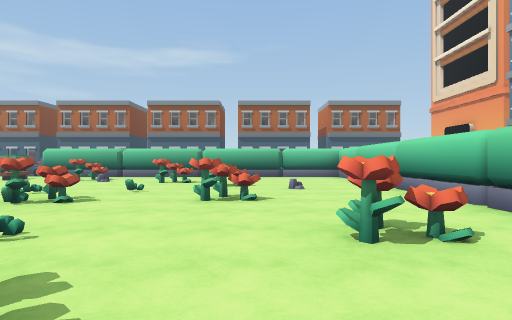
view 1 (above)

24 first-person views from a walk through a scene from a Unity 3-D project. The camera is 1.2 m above the floor, looks level and sees 75° across. The floor is counted in squares, 2 m on a side. Each view is taken from the middle of a square. On the plan, view 1 faces up. The plan holds only what a view shows up to about 10 squares ahead; the rest is blank. The place goes on beyond the plan. The player is left out.

view 2
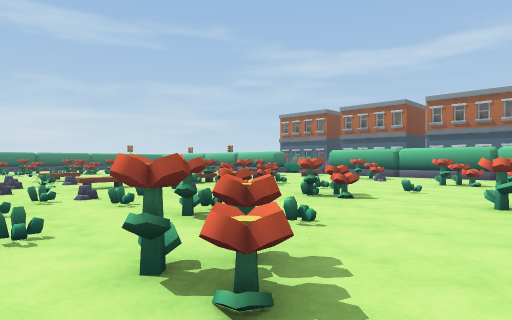

view 3
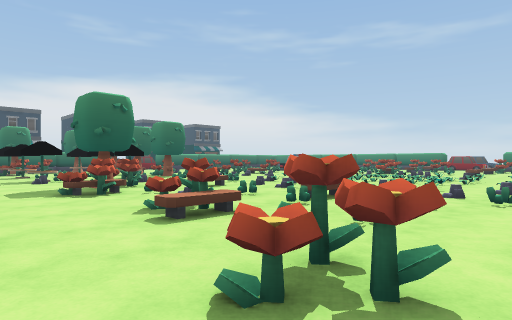

view 4
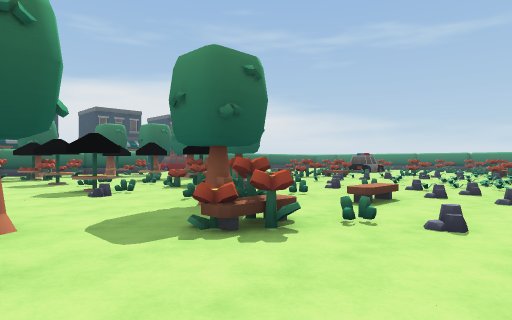

view 5
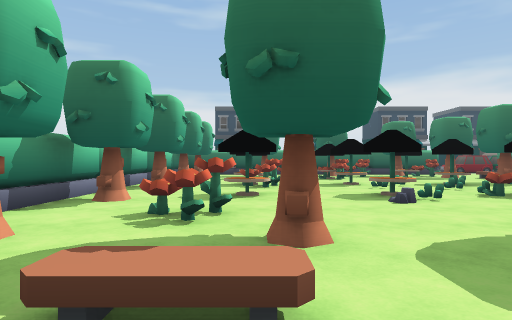

view 6
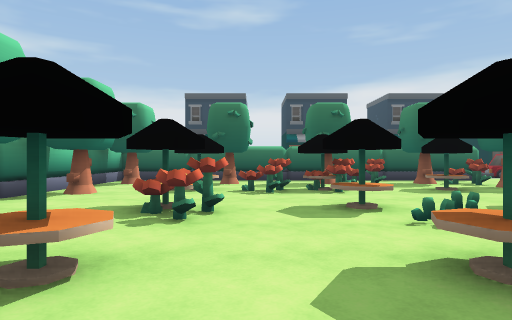

view 7
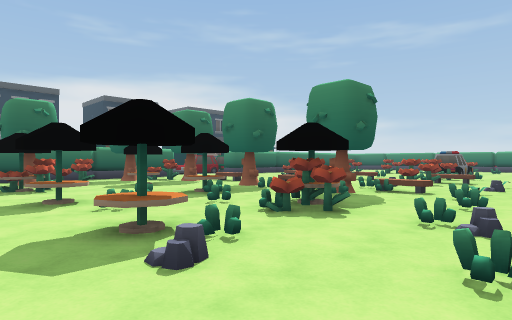

view 8
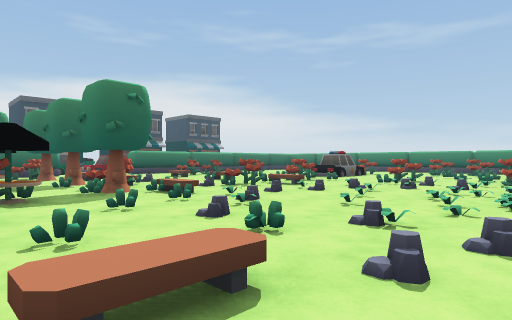

view 9
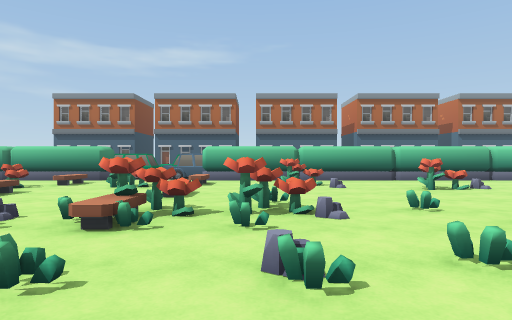

view 10
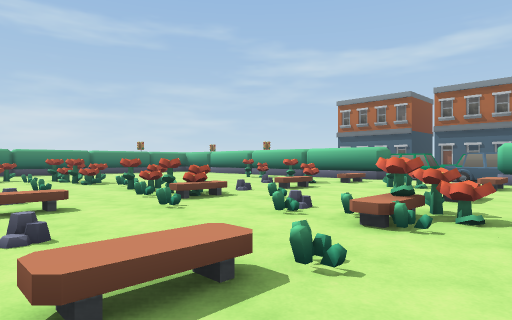

view 11
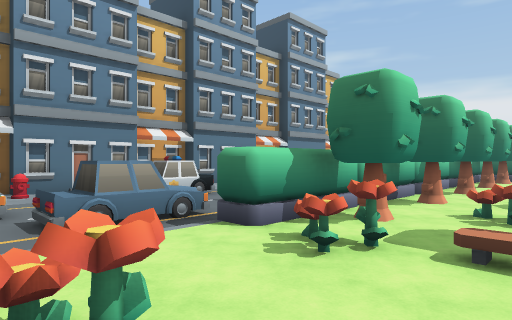

view 12
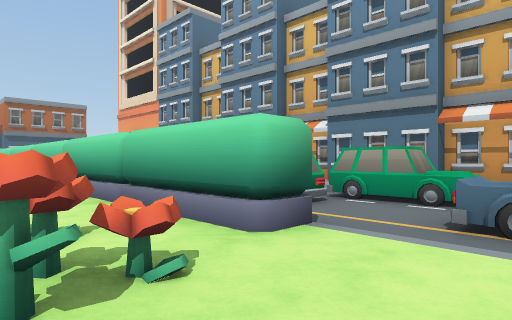

view 13
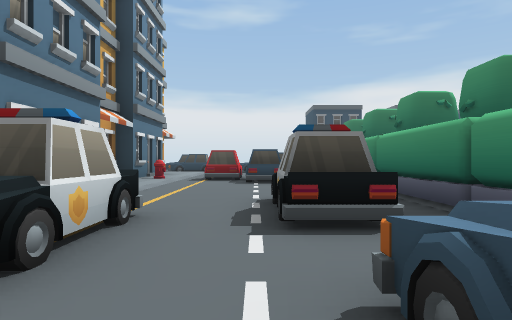

view 14
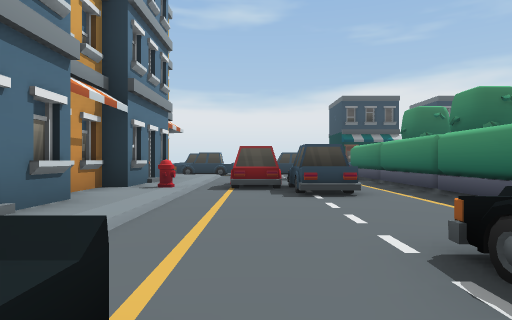

view 15
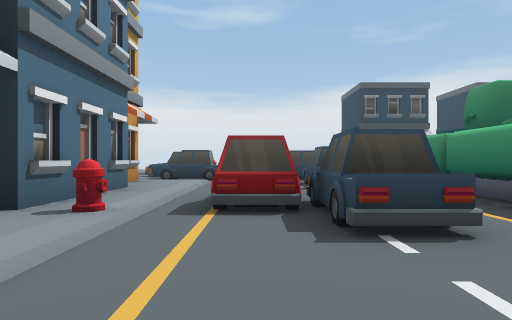

view 16
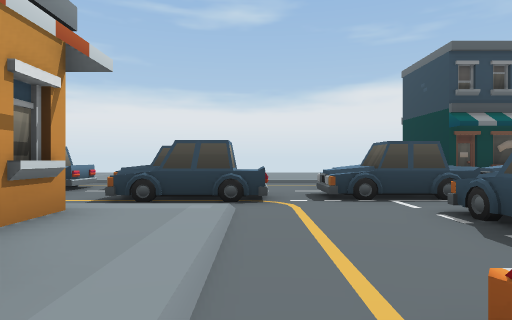

view 17
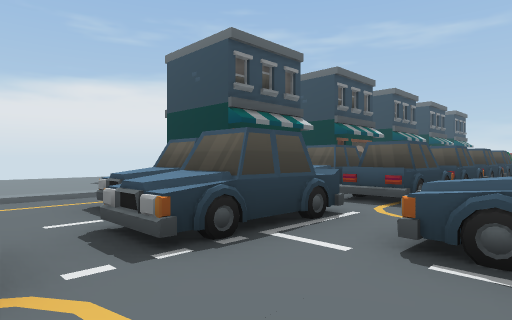

view 18
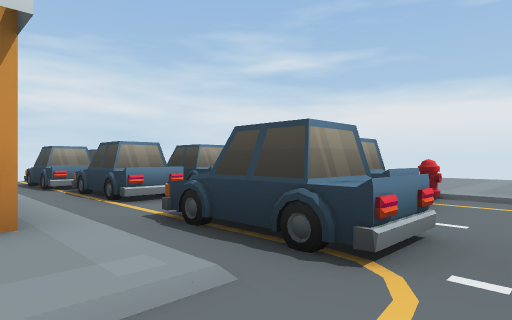

view 19
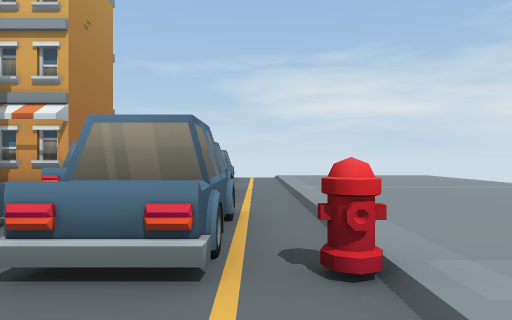

view 20
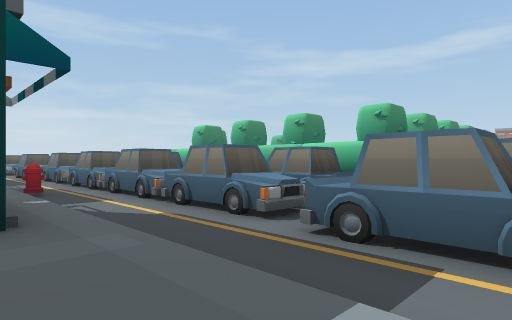

view 21
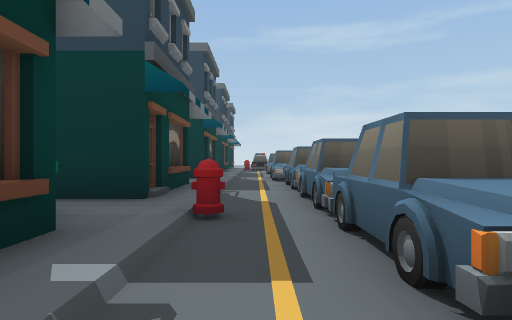

view 22
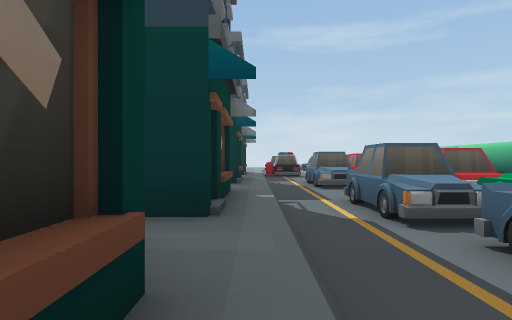

view 23
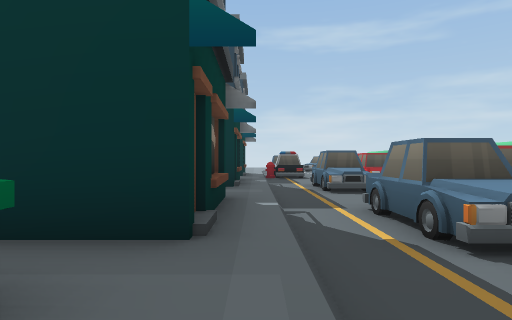

view 24
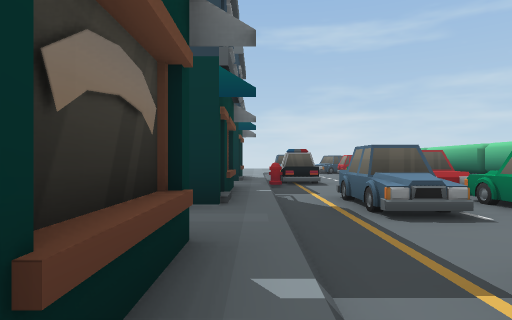

### Floor plan
Points are (right, up) in squares from view 1. A wall is a line through its corners. A room is listed if a view was taken in it or the views show most of it. See-through windows are left out.
Room 1 (views 1, 2, 3, 4, 5, 6, 7, 8, 9, 10, 11, 12)
walls: (2.9, -1.1) (2.9, 9.6); (-7.5, -16.7) (2.9, -16.7) (2.9, -3.9); (-10.5, 11.7) (-13.5, 11.7); (1.5, 11.7) (-7.5, 11.7)
ways out: opening at (-9, 12) to room 2; opening at (3, -2.5) to room 2
objects: other object (-14, -7); other object (-14, -5); other object (-14, -4); other object (-14, 5); other object (-13, -6); other object (-13, -5); other object (-12, -9); other object (-12, -6); other object (-12, -5); other object (-12, 5); other object (-12, 9); other object (-11, -7); other object (-11, -6); other object (-11, -5); other object (-11, -4); other object (-11, 0); other object (-11, 5); other object (-10, -9); other object (-10, -7); other object (-10, -6); other object (-10, -5); other object (-10, -4); other object (-10, -3); other object (-10, -1); other object (-10, 0); other object (-9, -6); other object (-9, -4); other object (-9, -2); other object (-9, -1); other object (-9, 10); other object (-8, -7); other object (-8, -5); other object (-8, -4); other object (-8, -3); other object (-8, -2); other object (-8, -1); other object (-8, 2); other object (-7, -14); other object (-7, -12); other object (-7, -10); other object (-7, -9); other object (-7, -6); other object (-7, -4); other object (-7, -3); other object (-7, 2); other object (-7, 6); other object (-6, -15); other object (-6, -5); other object (-6, -3); other object (-5, -16) to (-5, -15); other object (-5, -14); other object (-5, -11); other object (-5, -9); other object (-5, -8); other object (-5, 6); other object (-5, 10); other object (-3, -16); other object (-3, -15); other object (-3, -6) to (-3, -5); other object (-3, 2); other object (-3, 5); other object (-2, -14); other object (-2, -13); other object (-2, -11); other object (-2, -9) to (-2, -8); other object (-2, -4); other object (-2, -2); other object (-2, 9); other object (-1, 1); other object (-1, 5); other object (-1, 8); other object (0, -16) to (0, -15); other object (0, -14); other object (0, -11); other object (0, -10); other object (0, -9); other object (0, -6) to (0, -5); other object (1, -7); other object (1, -1); other object (1, 0); other object (1, 3); other object (2, -16) to (2, -15); other object (2, -13); other object (2, -11) to (2, -10); other object (2, -8); other object (2, -6) to (2, -5); other object (2, -4)
Room 2 (views 13, 14, 15, 16, 17, 18, 19, 20, 21, 22, 23, 24)
walls: (3.8, -5.9) (3.8, -16); (2.9, -3.9) (3.6, -3.9); (3.6, -1.1) (2.9, -1.1); (9.5, -5.5) (9.5, -2.5); (10, -1.9) (10, -0.5); (9.5, -10.5) (9.5, -9.3); (10, -12.5) (10, -11.1); (9.5, -13.8) (9.5, -12.5); (9.5, -15.5) (9.5, -14); (2.6, -17.5) (2, -17.5); (10, -17.5) (10, -16.5); (15, -17.6) (15, -15.8); (0.5, -23.6) (2.5, -23.6); (-0.5, -23.6) (0.1, -23.6); (-11.1, -17.5) (-11.9, -17.5); (-3.8, -23.6) (-2.5, -23.6) (-2.5, -24.7); (-5.5, -23.6) (-4.2, -23.6); (-7.5, -23.4) (-7.5, -25); (-8.8, -23.6) (-7.5, -23.6); (-10.5, -23.6) (-8.9, -23.6); (-12.5, -23.4) (-12.5, -24); (-13.6, -23.6) (-12.5, -23.6)
low walls: (-0.4, -23.4) (1.4, -23.4); (-5.4, -23.4) (-3.6, -23.4); (-10.4, -23.4) (-8.6, -23.4)
ways out: opening at (-9, 12) to room 1; opening at (3, -2.5) to room 1; opening at (-11.5, -24); opening at (-6.5, -24); opening at (-1.5, -24)
objects: other object (-14, -21) to (-12, -21); other object (-13, -19) to (-12, -19); other object (-11, -19) to (-10, -19); other object (-9, -21) to (-8, -20); other object (-9, 14) to (-7, 14); other object (-8, -19) to (-7, -19); other object (-7, -21) to (-5, -20); other object (-6, -25) to (-6, -24); other object (-6, -20) to (-5, -19); other object (-4, -21) to (-2, -21); other object (-4, -19) to (-2, -19); other object (-1, -25) to (-1, -24); other object (-1, -21) to (1, -21); other object (-1, -19) to (1, -19); other object (2, -21) to (3, -21); other object (2, -19) to (3, -19); other object (4, -21) to (6, -20); other object (5, -20) to (7, -19); other object (5, -18) to (5, -16); other object (5, -8) to (5, -6); other object (5, -4) to (5, -2); other object (5, 0) to (5, 2); other object (6, -14) to (6, -12); other object (7, -14) to (7, -13); other object (7, -2) to (7, 0); other object (8, -19) to (10, -19); other object (8, -6) to (8, -5); other object (9, -21) to (11, -21); other object (12, -21) to (14, -20); other object (12, -20) to (13, -19); other object (14, -20) to (16, -19); other object (16, -21) to (18, -21)

Where each view was taken, in squares from view 1:
view 1: 0 up, 0 right, facing up
view 2: 0 up, 0 right, facing up-left
view 3: 2 up, 0 right, facing down-left
view 4: 2 down, 0 right, facing down-left
view 5: 3 down, 0 right, facing down
view 6: 7 down, 1 left, facing down
view 7: 6 down, 1 left, facing down-left
view 8: 3 down, 4 left, facing down-left
view 9: 2 up, 6 left, facing up
view 10: 2 up, 6 left, facing up-left
view 11: 1 down, 0 right, facing down-right
view 12: 3 down, 1 right, facing up-right
view 13: 3 down, 6 right, facing down
view 14: 6 down, 7 right, facing down
view 15: 9 down, 7 right, facing down
view 16: 14 down, 8 right, facing down
view 17: 17 down, 8 right, facing down-left
view 18: 17 down, 7 right, facing down-right
view 19: 22 down, 7 right, facing right
view 20: 24 down, 6 right, facing up-left
view 21: 22 down, 2 right, facing left
view 22: 23 down, 4 left, facing left
view 23: 23 down, 5 left, facing left
view 24: 23 down, 8 left, facing left
